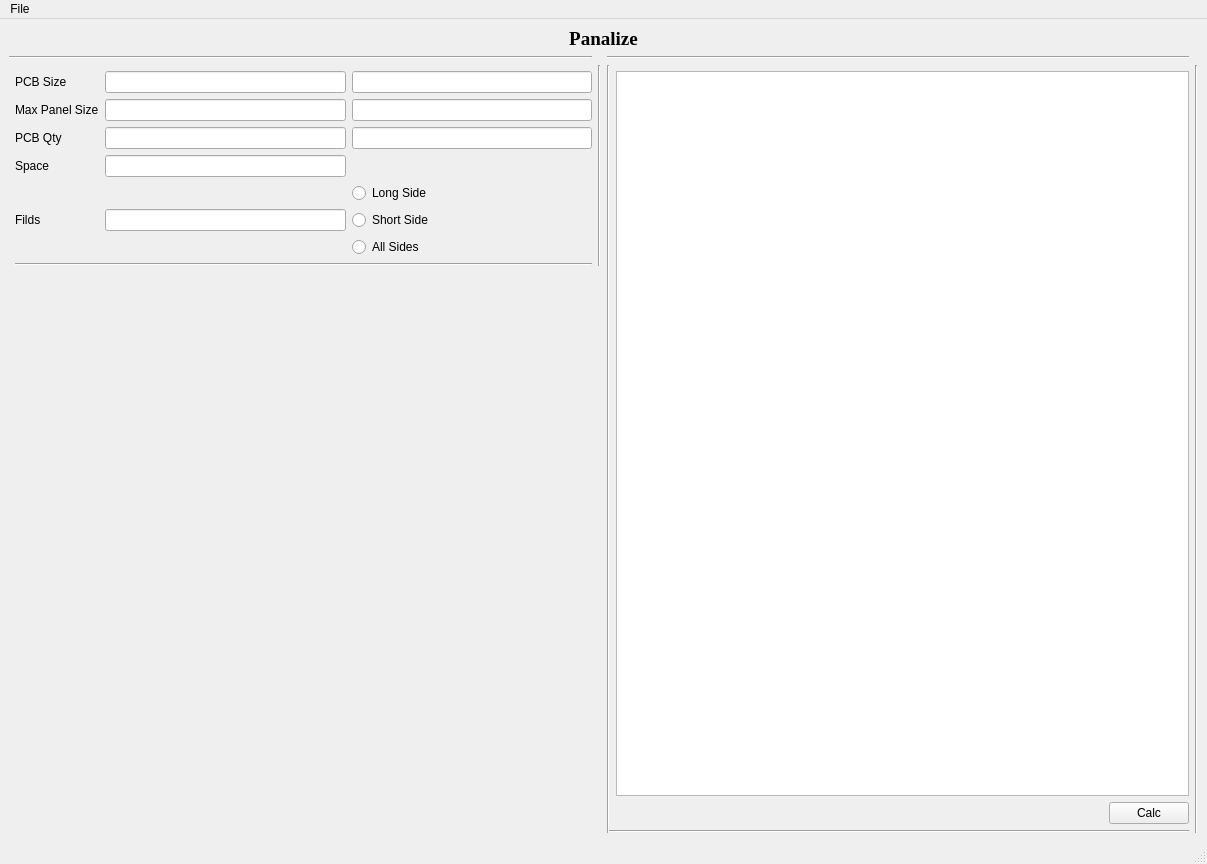
<?xml version="1.0" encoding="UTF-8"?>
<ui version="4.0">
 <class>MainWindow</class>
 <widget class="QMainWindow" name="MainWindow">
  <property name="geometry">
   <rect>
    <x>0</x>
    <y>0</y>
    <width>1207</width>
    <height>864</height>
   </rect>
  </property>
  <property name="windowTitle">
   <string>MainWindow</string>
  </property>
  <widget class="QWidget" name="centralwidget">
   <layout class="QVBoxLayout" name="verticalLayout_2">
    <item>
     <widget class="QLabel" name="label_2">
      <property name="font">
       <font>
        <family>Times New Roman</family>
        <pointsize>14</pointsize>
        <weight>75</weight>
        <bold>true</bold>
       </font>
      </property>
      <property name="text">
       <string>Panalize</string>
      </property>
      <property name="alignment">
       <set>Qt::AlignCenter</set>
      </property>
     </widget>
    </item>
    <item>
     <layout class="QHBoxLayout" name="horizontalLayout_2">
      <item>
       <layout class="QVBoxLayout" name="verticalLayout">
        <item>
         <layout class="QGridLayout" name="gridLayout_3">
          <item row="0" column="0" colspan="2">
           <widget class="Line" name="line_7">
            <property name="orientation">
             <enum>Qt::Horizontal</enum>
            </property>
           </widget>
          </item>
          <item row="1" column="2" rowspan="3">
           <widget class="Line" name="line_8">
            <property name="orientation">
             <enum>Qt::Vertical</enum>
            </property>
           </widget>
          </item>
          <item row="2" column="1">
           <layout class="QGridLayout" name="gridLayout">
            <item row="0" column="0">
             <widget class="QLabel" name="label_3">
              <property name="text">
               <string>PCB Size</string>
              </property>
             </widget>
            </item>
            <item row="0" column="1">
             <widget class="QLineEdit" name="lineEdit"/>
            </item>
            <item row="0" column="2">
             <widget class="QLineEdit" name="lineEdit_3"/>
            </item>
            <item row="1" column="0">
             <widget class="QLabel" name="label">
              <property name="text">
               <string>Max Panel Size</string>
              </property>
             </widget>
            </item>
            <item row="1" column="1">
             <widget class="QLineEdit" name="lineEdit_2"/>
            </item>
            <item row="1" column="2">
             <widget class="QLineEdit" name="lineEdit_4"/>
            </item>
            <item row="2" column="0">
             <widget class="QLabel" name="label_6">
              <property name="text">
               <string>PCB Qty</string>
              </property>
             </widget>
            </item>
            <item row="2" column="1">
             <widget class="QLineEdit" name="lineEdit_7"/>
            </item>
            <item row="2" column="2">
             <widget class="QLineEdit" name="lineEdit_8"/>
            </item>
            <item row="3" column="0">
             <widget class="QLabel" name="label_4">
              <property name="text">
               <string>Space</string>
              </property>
             </widget>
            </item>
            <item row="3" column="1">
             <widget class="QLineEdit" name="lineEdit_5"/>
            </item>
            <item row="4" column="2">
             <widget class="QRadioButton" name="radioButton">
              <property name="text">
               <string>Long Side</string>
              </property>
             </widget>
            </item>
            <item row="5" column="0">
             <widget class="QLabel" name="label_5">
              <property name="text">
               <string>Filds</string>
              </property>
             </widget>
            </item>
            <item row="5" column="1">
             <widget class="QLineEdit" name="lineEdit_6"/>
            </item>
            <item row="5" column="2">
             <widget class="QRadioButton" name="radioButton_2">
              <property name="text">
               <string>Short Side</string>
              </property>
             </widget>
            </item>
            <item row="6" column="2">
             <widget class="QRadioButton" name="radioButton_3">
              <property name="text">
               <string>All Sides</string>
              </property>
             </widget>
            </item>
           </layout>
          </item>
          <item row="3" column="1">
           <widget class="Line" name="line_5">
            <property name="orientation">
             <enum>Qt::Horizontal</enum>
            </property>
           </widget>
          </item>
          <item row="1" column="1">
           <widget class="Line" name="line_6">
            <property name="orientation">
             <enum>Qt::Vertical</enum>
            </property>
           </widget>
          </item>
         </layout>
        </item>
        <item>
         <spacer name="verticalSpacer">
          <property name="orientation">
           <enum>Qt::Vertical</enum>
          </property>
          <property name="sizeHint" stdset="0">
           <size>
            <width>20</width>
            <height>88</height>
           </size>
          </property>
         </spacer>
        </item>
       </layout>
      </item>
      <item>
       <layout class="QGridLayout" name="gridLayout_2">
        <item row="0" column="0" colspan="3">
         <widget class="Line" name="line_4">
          <property name="orientation">
           <enum>Qt::Horizontal</enum>
          </property>
         </widget>
        </item>
        <item row="2" column="2">
         <widget class="QGraphicsView" name="graphicsView"/>
        </item>
        <item row="3" column="2">
         <layout class="QHBoxLayout" name="horizontalLayout">
          <item>
           <spacer name="horizontalSpacer">
            <property name="orientation">
             <enum>Qt::Horizontal</enum>
            </property>
            <property name="sizeHint" stdset="0">
             <size>
              <width>40</width>
              <height>20</height>
             </size>
            </property>
           </spacer>
          </item>
          <item>
           <widget class="QPushButton" name="pushButton">
            <property name="text">
             <string>Calc</string>
            </property>
           </widget>
          </item>
         </layout>
        </item>
        <item row="4" column="1" colspan="2">
         <widget class="Line" name="line_3">
          <property name="orientation">
           <enum>Qt::Horizontal</enum>
          </property>
         </widget>
        </item>
        <item row="1" column="0" rowspan="4" colspan="2">
         <widget class="Line" name="line">
          <property name="orientation">
           <enum>Qt::Vertical</enum>
          </property>
         </widget>
        </item>
        <item row="1" column="3" rowspan="4">
         <widget class="Line" name="line_2">
          <property name="orientation">
           <enum>Qt::Vertical</enum>
          </property>
         </widget>
        </item>
       </layout>
      </item>
     </layout>
    </item>
   </layout>
  </widget>
  <widget class="QMenuBar" name="menubar">
   <property name="geometry">
    <rect>
     <x>0</x>
     <y>0</y>
     <width>1207</width>
     <height>21</height>
    </rect>
   </property>
   <widget class="QMenu" name="menuFile">
    <property name="title">
     <string>File</string>
    </property>
    <addaction name="actionOpen_Folder"/>
    <addaction name="actionSave_Pdf"/>
    <addaction name="actionExit"/>
   </widget>
   <addaction name="menuFile"/>
  </widget>
  <widget class="QStatusBar" name="statusbar"/>
  <action name="actionOpen_Folder">
   <property name="text">
    <string>Open Folder</string>
   </property>
   <property name="shortcut">
    <string>Ctrl+O</string>
   </property>
  </action>
  <action name="actionExit">
   <property name="text">
    <string>Exit</string>
   </property>
   <property name="shortcut">
    <string>Ctrl+Q</string>
   </property>
  </action>
  <action name="actionSave_Pdf">
   <property name="text">
    <string>Save Pdf</string>
   </property>
   <property name="shortcut">
    <string>Ctrl+S</string>
   </property>
  </action>
 </widget>
 <tabstops>
  <tabstop>graphicsView</tabstop>
  <tabstop>radioButton</tabstop>
  <tabstop>radioButton_2</tabstop>
  <tabstop>radioButton_3</tabstop>
  <tabstop>pushButton</tabstop>
 </tabstops>
 <resources/>
 <connections/>
</ui>
